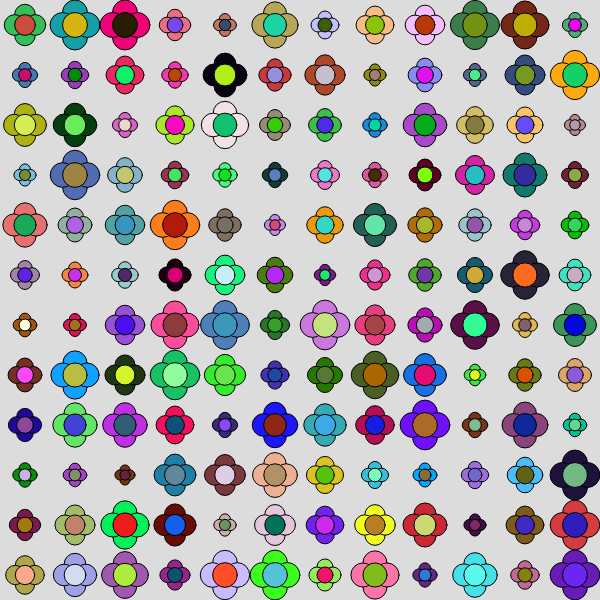
Frame 1 (no input)
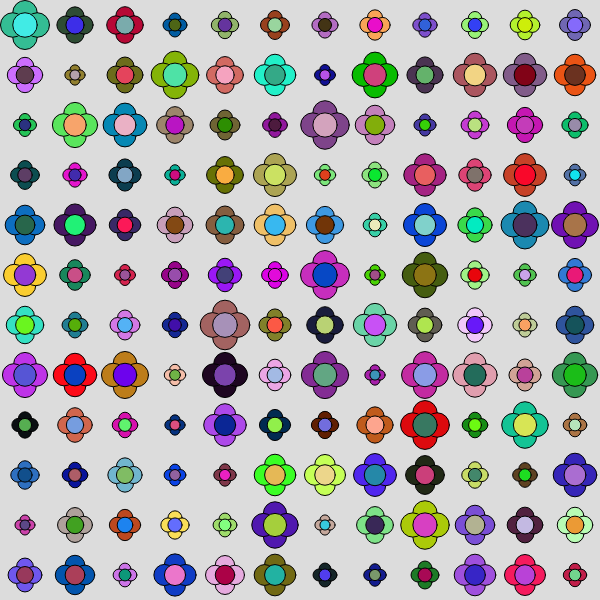
Frame 2 (the mouse pressed at the canvas centre, redrawn once)

The p5.js sketch that drew these frames (run headless with seeded random() and noise() and a simulated clock; the mouse was pressed at the canvas centre and the sketch redrawn once):

// p5.js sketch
// ── sketch.js
function setup() {
  createCanvas(600, 600);
  noLoop();
}

function makeFlower(x, y, size) {
  fill(random(255), random(255), random(255));
  circle(x, y + (size / 2), size);
  circle(x, y - (size / 2), size);
  circle(x + (size / 2), y, size);
  circle(x - (size / 2), y, size);

  fill(random(255), random(255), random(255));
  circle(x, y, size);
}

function draw() {
  background(220);

  for (var x = 25; x < 600; x += 50) {
    for (var y = 25; y < 600; y += 50) {
      makeFlower(x, y, random(10, 25));
    }
  }
}
